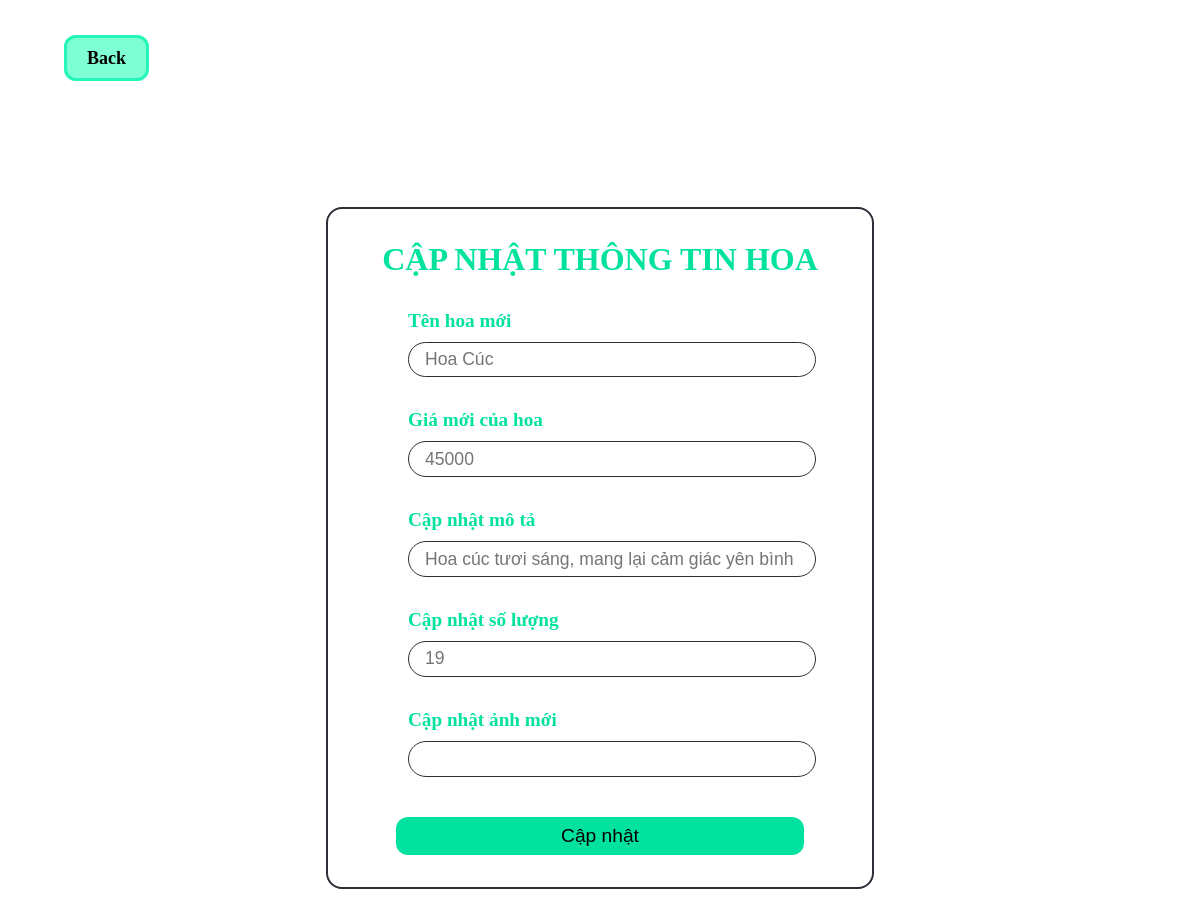
Screenshot of /update_flower.php?id=8 (signed in) with the database file from the repository.
### tables this page shows
CREATE TABLE `flower` (
  `ID` int(11) NOT NULL,
  `flower_name` varchar(50) NOT NULL,
  `price` int(11) NOT NULL,
  `description` varchar(255) NOT NULL,
  `quantity` int(11) NOT NULL,
  `image` varchar(100) NOT NULL
);

### server/flower_connection.php (called while the page is built, shortened)
<?php
function connection()
{
    $server = 'localhost';
    $user = 'root';
    $password = '';
    $databasename = 'flower_management';
    $conn = new mysqli($server, $user, $password, $databasename);
    return $conn;
}
function flowerInformation($id)
{
    $conn = connection();
    $sql = "SELECT * FROM `flower` WHERE `ID` = ?";
    $stm = $conn->prepare($sql);
    $stm->bind_param('s', $id);
    if (!$stm->execute()) {
        return array('code' => 2, 'error' => 'An error occurred. Please try again later');
    }
    $result = $stm->get_result();
    $data = $result->fetch_assoc();
    return array('code' => 0, 'data' => $data);
}
?>

### update_flower.php (the view, shortened to what this page needs)
<?php
    require_once ('server/flower_connection.php');
    if(isset($_GET['id']))
    {
       $id_flower = $_GET['id'];
       $flower = flowerInformation($id_flower)['data'];
    }
            ?>
<!DOCTYPE html>
<html lang="en">
    <head>
        <link rel="stylesheet" href="./css/style_signup.css">
    </head>
    <body>
        <div class="back_container">
            <a class="back" href="javascript:history.go(-1)">Back</a>
        </div>
        <form  method="POST" class="signup_form" action="">
            <div class="signup-heading">
                <h1 class="title" >Cập nhật thông tin hoa</h1>
            </div>
            <div class="input-title">
                <h4>Tên hoa mới</h4>
                <input name="flower_name" type="text" autocomplete="off" placeholder="<?= $flower['flower_name'] ?>">
            </div>
            <div class="input-title">
                <h4>Giá mới của hoa</h4>
                <input name="flower_price" type="text" autocomplete="off" placeholder="<?= $flower['price'] ?>">
            </div>
            <div class="input-title">
                <h4>Cập nhật mô tả</h4>
                <input name="flower_description" type="text" autocomplete="off" placeholder="<?= $flower['description'] ?>">
            </div>
            <div class="input-title">
                <h4>Cập nhật số lượng</h4>
                <input name="flower_quantity" type="text" autocomplete="off" placeholder="<?= $flower['quantity'] ?>">
            </div>
            <div class="input-title">
                <h4>Cập nhật ảnh mới</h4>
                <input name="flower_link" type="text" autocomplete="off" >
            </div>
            <button type="submit">Cập nhật</button>
        </form>
    </body>
</html>

### css/style_signup.css (style rules this page uses)
* { margin: 0; padding: 0; scroll-behavior: border-box; scroll-padding-top: 2rem; }
:root { --main-color: #01e29f; --hover-color: rgba(1, 1, 1, 0); --body-color: rgb(30,30,30); --container-color: #2d2e37; --text-color: #ffffff; }
a { text-decoration: none; }
.back_container { margin-top: 3rem; }
.back { width: fit-content; margin-left: 4rem; padding: 10px 20px; border-radius: 12px; border: 3px solid rgb(38, 247, 184); font-weight: bold; color: #000000; font-size: 18px; background: rgb(126, 255, 212); }
.signup-heading { margin-left: auto; margin-right: auto; color: var(--main-color); text-transform: uppercase; font-weight: 600; }
.signup_form { margin-top: 8.6rem !important; display: flex; flex-direction: column; width: 30rem; margin-left: auto; margin-right: auto; border: 2px solid var(--container-color); border-radius: 16px; padding: 2rem; margin-bottom: 4rem; }
.input-title { width: 80%; display: flex; flex-direction: column; margin-top: 2rem; margin-left: auto; margin-right: auto; }
.input-title h4 { color: var(--main-color); font-size: 1.2rem; }
form input { border: 1.5px solid var(--container-color); border-radius: 20px; padding: 0.4rem; padding-left: 1rem; font-size: 1.1rem; width: 100%; margin-top: 10px; margin-left: auto; margin-right: auto; }
button { padding: 0.5rem; width: 85%; margin-top: 2.5rem; background: var(--main-color); font-size: 1.2rem; border: transparent; border-radius: 12px; margin-left: auto; margin-right: auto; }

### rows the page displays
flower: flower_name "Hoa Cúc", flower_price "45000", flower_description "Hoa cúc tươi sáng, mang lại cảm giác yên bình", flower_quantity "19"
